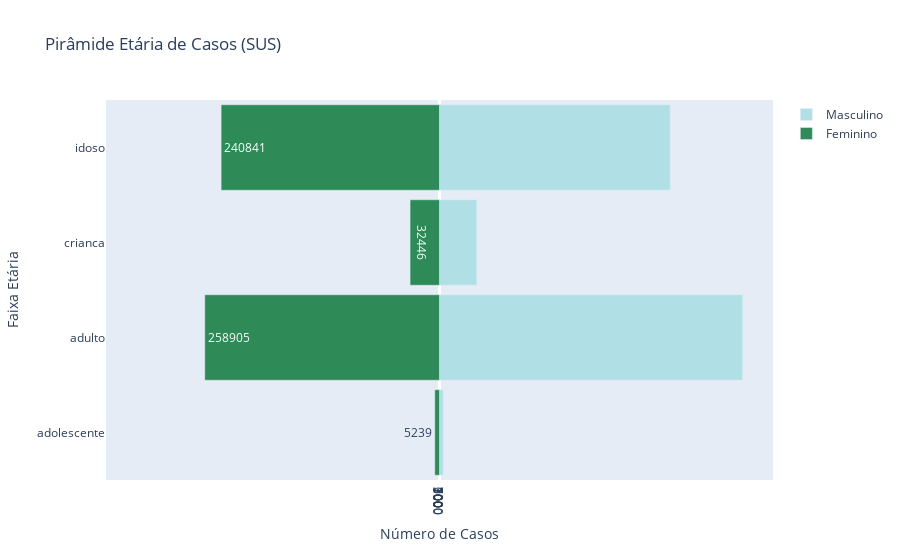

Notebook code cell kept with this figure:
### Code cell
# Extrair faixas etárias únicas (ordenadas)
faixas_etarias = sorted(list(set([k.split('feminino')[0].split('masculino')[0] for k in final_dict.keys()])))

# Inicializar arrays para homens e mulheres
men_bins = np.zeros(len(faixas_etarias))
women_bins = np.zeros(len(faixas_etarias))

# Preencher os arrays
for i, faixa in enumerate(faixas_etarias):
    men_bins[i] = final_dict.get(faixa + 'masculino', 0)
    women_bins[i] = -final_dict.get(faixa + 'feminino', 0)  # Negativo para mulheres

# Layout do gráfico
layout = go.Layout(
    yaxis=go.layout.YAxis(title='Faixa Etária'),
    xaxis=go.layout.XAxis(
        range=[-max(men_bins)*1.1, max(men_bins)*1.1],  # Ajuste automático
        tickvals=[-1000, -700, -300, 0, 300, 700, 1000],  # Personalize conforme seus dados
        ticktext=['1000', '700', '300', '0', '300', '700', '1000'],
        title='Número de Casos'
    ),
    barmode='overlay',
    bargap=0.1,
    title='Pirâmide Etária de Casos (SUS)'
)

# Dados para o gráfico
data = [
    go.Bar(
        y=faixas_etarias,
        x=men_bins,
        orientation='h',
        name='Masculino',
        hoverinfo='x',
        marker=dict(color='powderblue')
    ),
    go.Bar(
        y=faixas_etarias,
        x=women_bins,
        orientation='h',
        name='Feminino',
        text=-1 * women_bins.astype('int'),  # Mostrar valores absolutos
        hoverinfo='text',
        marker=dict(color='seagreen')
    )
]

# Mostrar o gráfico
fig = go.Figure(data=data, layout=layout)
fig.show()

### Figure 1 — Plotly figure (JSON) as saved in the notebook; plotly's stock layout.template omitted (floating-point values rounded to 4 significant figures)
{"data": [{"hoverinfo": "x", "marker": {"color": "powderblue"}, "name": "Masculino", "orientation": "h", "type": "bar", "x": [4227.0, 334400.0, 41160.0, 254500.0], "y": ["adolescente", "adulto", "crianca", "idoso"]}, {"hoverinfo": "text", "marker": {"color": "seagreen"}, "name": "Feminino", "orientation": "h", "text": [5239.0, 258900.0, 32450.0, 240800.0], "type": "bar", "x": [-5239.0, -258900.0, -32450.0, -240800.0], "y": ["adolescente", "adulto", "crianca", "idoso"]}], "layout": {"bargap": 0.1, "barmode": "overlay", "title": {"text": "Pirâmide Etária de Casos (SUS)"}, "xaxis": {"range": [-367800.0, 367800.0], "ticktext": ["1000", "700", "300", "0", "300", "700", "1000"], "tickvals": [-1000, -700, -300, 0, 300, 700, 1000], "title": {"text": "Número de Casos"}}, "yaxis": {"title": {"text": "Faixa Etária"}}}}
